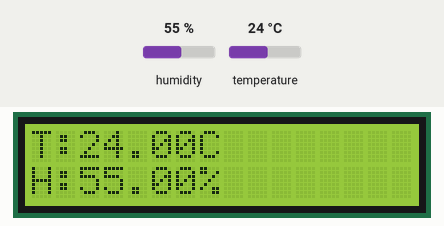
The sketch below on a simulated Arduino Uno, built with avr-gcc and run on an emulated ATmega328P. Shown: 16×2 character LCD. The inputs (shaded band) are chosen by the test bench; at power-on: humidity 55 %, temperature 24 °C. What the sketch prints to the serial monitor is not drawn.

Above: at 2.7 s.
2.8 s: humidity set to 22 %
At 4.7 s:
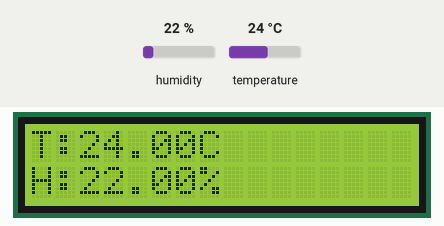
5.5 s: temperature set to 12 °C
At 5.9 s:
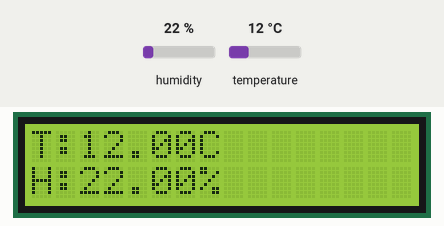
8.2 s: humidity set to 40 %
At 10.7 s:
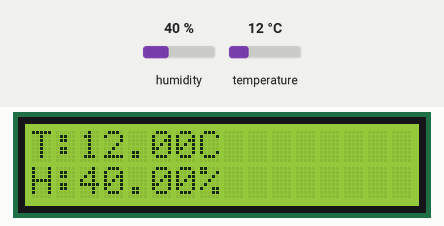
11.1 s: temperature set to 19 °C
At 13.1 s:
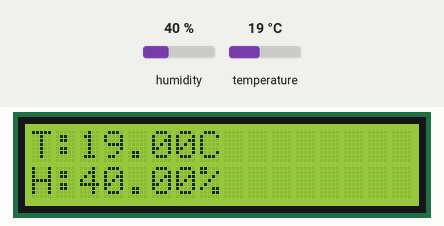
Timing chart, 0 to 14.6 s (numbered marks = the images above; inputs shaded):
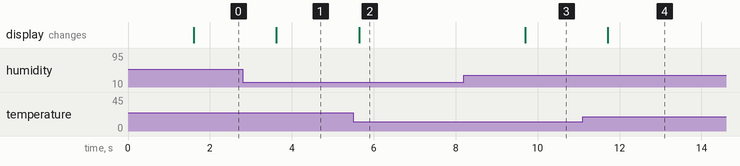

Measured:
- after the input at 2.8 s, the display: changes after 0.82 s (image 1)
- after the input at 5.5 s, the display: changes after 0.15 s (image 2)
- after the input at 8.2 s, the display: changes after 1.5 s (image 3)
- after the input at 11.1 s, the display: changes after 0.62 s (image 4)

The sketch:

main.ino
```cpp
#include <Wire.h>
#include <LiquidCrystal_I2C.h>
#include "DHT.h"

#define DHTPIN 2
#define DHTTYPE DHT22

DHT dht(DHTPIN, DHTTYPE);
LiquidCrystal_I2C lcd(0x27, 16, 2);

void setup() {
  Serial.begin(9600);
  dht.begin();
  lcd.init();
  lcd.backlight();

  lcd.setCursor(0,0);
  lcd.print("Messstation");
  delay(1500);
  lcd.clear();
}

void loop() {
  float temp = dht.readTemperature();
  float hum = dht.readHumidity();

  Serial.print("Temp: ");
  Serial.print(temp);
  Serial.print(" C  Hum: ");
  Serial.println(hum);

  lcd.setCursor(0,0);
  lcd.print("T:");
  lcd.print(temp);
  lcd.print("C");

  lcd.setCursor(0,1);
  lcd.print("H:");
  lcd.print(hum);
  lcd.print("%");

  delay(2000);
}
```
